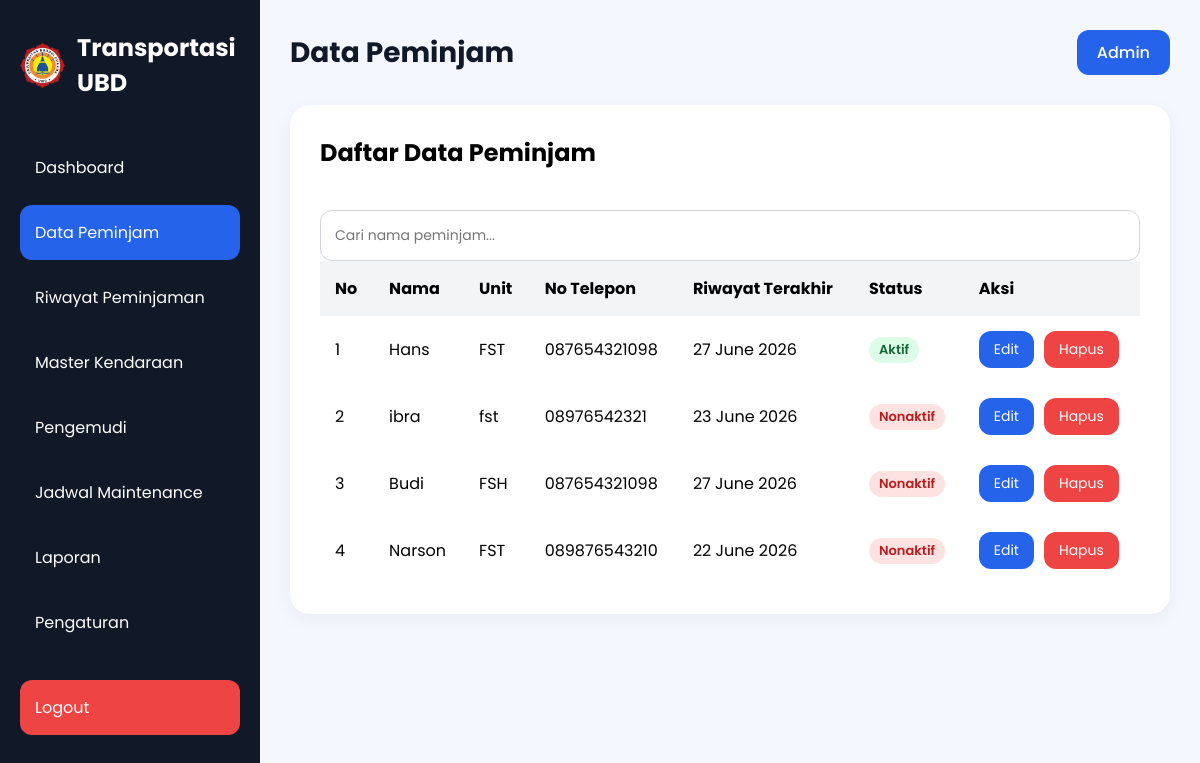
/data-peminjam.php (signed in), run on the app's committed database.
### tables this page shows
CREATE TABLE `data_peminjam` (
  `id` int(11) NOT NULL,
  `nama_peminjam` varchar(100) NOT NULL,
  `unit` varchar(100) NOT NULL,
  `no_telepon` varchar(20) NOT NULL,
  `status` enum('aktif','nonaktif') DEFAULT 'aktif',
  `created_at` timestamp NOT NULL DEFAULT current_timestamp()
);

CREATE TABLE `riwayat` (
  `id` int(11) NOT NULL,
  `nama_peminjam` varchar(100) NOT NULL,
  `kendaraan` varchar(100) NOT NULL,
  `pengemudi` varchar(100) NOT NULL,
  `tanggal_pinjam` date NOT NULL,
  `jam_berangkat` time NOT NULL,
  `tanggal_kembali` date NOT NULL,
  `jam_kembali` time NOT NULL,
  `keperluan` text NOT NULL,
  `tujuan` text NOT NULL,
  `status` enum('disetujui','pending','ditolak') DEFAULT 'pending',
  `file_pdf` varchar(255) DEFAULT NULL,
  `created_at` timestamp NOT NULL DEFAULT current_timestamp()
);

### data-peminjam.php (the view, shortened to what this page needs)
<?php
require_once "config/koneksi.php";
$query = mysqli_query($conn, "
    SELECT *
    FROM data_peminjam
    ORDER BY id DESC
");
?>
<!DOCTYPE html>
<html lang="id">
<head>
    <link rel="stylesheet" href="style.css">
</head>
<body>
<div class="container">
    <div class="sidebar">
        <div class="logo">
    <img
        src="logo ubd.png"
        alt="Logo UBD"
        class="logo-img"
    >
    <h2>Transportasi UBD</h2>
</div>
        <ul class="menu">
            <li>
                <a href="index.php">Dashboard</a>
            </li>
            <li class="active">
                <a href="data-peminjam.php">Data Peminjam</a>
            </li>
            <li>
                <a href="riwayat.php">Riwayat Peminjaman</a>
            </li>
            <li>
                <a href="kendaraan.php">Master Kendaraan</a>
            </li>
            <li>
                <a href="pengemudi.php">Pengemudi</a>
            </li>
            <li>
                <a href="jadwal.php">Jadwal Maintenance</a>
            </li>
            <li>
                <a href="laporan.php">Laporan</a>
            </li>
            <li>
                <a href="pengaturan.php">Pengaturan</a>
            </li>
            <li class="logout-menu">
                <a href="proses/logout.php">Logout</a>
            </li>
        </ul>
    </div>
    <div class="main-content">
        <div class="navbar">
            <h1>Data Peminjam</h1>
            <div class="profile">
                <a href="LOGIN.php">Admin</a>
            </div>
        </div>
        <div class="table-container">
            <div style="
                display:flex;
                justify-content:space-between;
                align-items:center;
                margin-bottom:20px;
            ">
                <h2>Daftar Data Peminjam</h2>
            </div>
            <div class="input-group">
                <input
                type="text"
                id="searchInput"
                placeholder="Cari nama peminjam..."
>
        </div>
            <table>
                <thead>
                    <tr>
                        <th>No</th>
                        <th>Nama</th>
                        <th>Unit</th>
                        <th>No Telepon</th>
                        <th>Riwayat Terakhir</th>
                        <th>Status</th>
                        <th>Aksi</th>
                    </tr>
                </thead>
                <tbody id="dataPeminjam">
                    <?php
                    $no = 1;
                    while ($row = mysqli_fetch_assoc($query)) :
                    ?>
                    <?php
                    $nama = $row['nama_peminjam'];
                    $qRiwayat = mysqli_query($conn,"
                        SELECT tanggal_kembali, jam_kembali
                        FROM riwayat
                        WHERE nama_peminjam = '$nama'
                        ORDER BY id DESC
                        LIMIT 1
                    ");
                    $riwayat = mysqli_fetch_assoc($qRiwayat);
                    if($riwayat){
                        $batas_kembali = strtotime(
                            $riwayat['tanggal_kembali'] . ' ' .
                            $riwayat['jam_kembali']
                        );
                        $status = (time() <= $batas_kembali)
                            ? 'aktif'
                            : 'nonaktif';
                    }else{
                        $status = 'nonaktif';
                    }
                    ?>
                    <tr>
                        <td><?= $no++; ?></td>
                        <td><?= $row['nama_peminjam']; ?></td>
                        <td><?= $row['unit']; ?></td>
                        <td><?= $row['no_telepon']; ?></td>
                        <td>
                            <?php if ($riwayat) : ?>
                                <?= date('d F Y', strtotime($riwayat['tanggal_kembali'])) ?>
                            <?php else : ?>
                                -
                            <?php endif; ?>
                        </td>
                        <td>
                            <?php if ($status == 'aktif') : ?>
                                <span class="badge success">
                                    Aktif
                                </span>
                            <?php else : ?>
                                <span class="badge maintenance">
                                    Nonaktif
                                </span>
                            <?php endif; ?>
                        </td>
                        <td>
                            <div class="action-buttons">
                                <button style="
                                    width:auto;
                                    padding:8px 15px;
                                    font-size:14px;
                                    "class = "btn-1 btnEdit"
                                    data-id="<?= $row['id']; ?>"
                                    data-nama="<?= $row['nama_peminjam']; ?>"
                                    data-unit="<?= $row['unit']; ?>"
                                    data-telp="<?= $row['no_telepon']; ?>">
                                    Edit
                                </button>
                                <button
                                    style="
                                        width:auto;
                                        padding:8px 15px;
                                        font-size:14px;
                                        background:#ef4444;"
                                    class="btn-1 btnHapusPeminjam"
                                    data-id="<?= $row['id']; ?>"
                                    data-nama="<?= $row['nama_peminjam']; ?>"
                                >
                                    Hapus
                                </button>
                            </div>
                        </td>
                    </tr>
                    <?php endwhile; ?>
                </tbody>
            </table>
        </div>
    </div>
</div>
</body>
</html>

### style.css (style rules this page uses)
* { margin:0; padding:0; box-sizing:border-box; font-family:'Poppins', sans-serif; }
body { background:#f4f7fe; }
.container { display:flex; }
.sidebar { width:260px; height:100vh; background:#111827; color:white; padding:30px 20px; position:fixed; }
.logo { display:flex; align-items:center; gap:12px; margin-bottom:40px; }
.logo-img { width:45px; height:45px; object-fit:contain; }
.logo h2 { font-size:24px; }
.menu { list-style:none; }
.menu li { padding:15px; margin-bottom:10px; border-radius:12px; cursor:pointer; transition:0.3s; }
.menu .active { background:#2563eb; }
.main-content { margin-left:260px; width:100%; padding:30px; }
.navbar { display:flex; justify-content:space-between; align-items:center; margin-bottom:30px; }
.navbar h1 { font-size:28px; color:#111827; }
.profile { background:#2563eb; padding:10px 20px; border-radius:12px; }
.profile a { color:white; text-decoration:none; font-weight:500; display:block; }
.input-group { display:flex; flex-direction:column; width:100%; min-width:0; }
.input-group input, .input-group textarea, .input-group select { width:100%; max-width:100%; padding:14px; border:1px solid #d1d5db; border-radius:12px; outline:none; font-size:14px; box-sizing:border-box; }
.btn-1 { width:100%; padding:15px; border:none; background:#2563eb; color:white; border-radius:12px; font-size:16px; cursor:pointer; transition:0.3s; }
.table-container { background:white; padding:30px; border-radius:20px; box-shadow:0 5px 20px rgba(0,0,0,0.05); }
.table-container h2 { margin-bottom:20px; }
table { width:100%; border-collapse:collapse; }
table th, table td { padding:15px; text-align:left; }
table th { background:#f3f4f6; }
.menu li a { text-decoration: none; color: white; display: block; width: 100%; }
.action-buttons { display:flex; flex-direction:row; gap:10px; align-items:center; }
.logout-menu { margin-top:30px; background:#ef4444; border-radius:12px; }
.logout-menu a { color:white; text-decoration:none; display:block; }
.badge { display:inline-block; padding:5px 10px; border-radius:20px; font-size:13px; font-weight:600; line-height:1.2; }
.success { background:#dcfce7; color:#166534; }
.maintenance { background:#fee2e2; color:#b91c1c; }

### data on the page
data_peminjam: nama_peminjam "Hans", unit "FST", no_telepon "087654321098", riwayat.tanggal_kembali "27 June 2026", shows "Aktif"
data_peminjam: nama_peminjam "ibra", unit "fst", no_telepon "08976542321", riwayat.tanggal_kembali "23 June 2026", shows "Nonaktif"
data_peminjam: nama_peminjam "Budi", unit "FSH", no_telepon "087654321098", riwayat.tanggal_kembali "27 June 2026", shows "Nonaktif"
data_peminjam: nama_peminjam "Narson", unit "FST", no_telepon "089876543210", riwayat.tanggal_kembali "22 June 2026", shows "Nonaktif"
